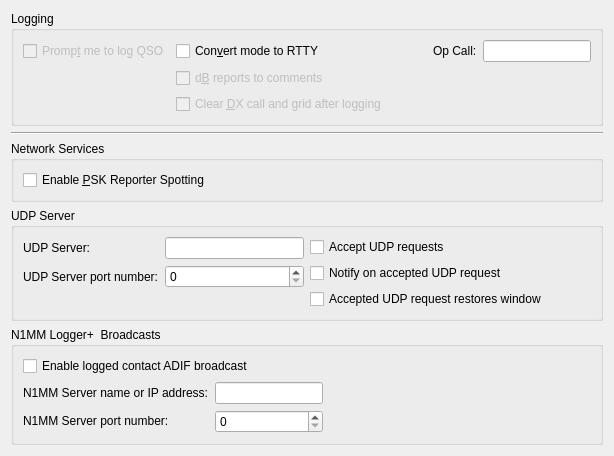
     <widget class="QWidget" name="reporting_tab">
      <attribute name="title">
       <string>Reportin&amp;g</string>
      </attribute>
      <attribute name="toolTip">
       <string>Reporting and logging settings</string>
      </attribute>
      <layout class="QVBoxLayout" name="verticalLayout_5">
       <item>
        <widget class="QGroupBox" name="logging_group_box">
         <property name="title">
          <string>Logging</string>
         </property>
         <layout class="QVBoxLayout" name="verticalLayout_7">
          <item>
           <layout class="QGridLayout" name="gridLayout_14">
            <item row="0" column="3">
             <widget class="QLabel" name="label_13">
              <property name="text">
               <string>Op Call:</string>
              </property>
             </widget>
            </item>
            <item row="0" column="0">
             <widget class="QCheckBox" name="prompt_to_log_check_box">
              <property name="enabled">
               <bool>false</bool>
              </property>
              <property name="visible">
               <bool>false</bool>
              </property>
              <property name="toolTip">
               <string>The program will pop up a partially completed Log QSO dialog when you send a 73 or free text message.</string>
              </property>
              <property name="text">
               <string>Promp&amp;t me to log QSO</string>
              </property>
             </widget>
            </item>
            <item row="2" column="1">
             <widget class="QCheckBox" name="clear_DX_check_box">
              <property name="enabled">
               <bool>false</bool>
              </property>
              <property name="visible">
               <bool>false</bool>
              </property>
              <property name="toolTip">
               <string>Check this option to force the clearing of the DX Call
and DX Grid fields when a 73 or free text message is sent.</string>
              </property>
              <property name="text">
               <string>Clear &amp;DX call and grid after logging</string>
              </property>
             </widget>
            </item>
            <item row="0" column="4">
             <widget class="QLineEdit" name="opCallEntry">
              <property name="toolTip">
               <string>&lt;html&gt;&lt;head/&gt;&lt;body&gt;&lt;p&gt;The callsign of the operator, if different from the station callsign.&lt;/p&gt;&lt;/body&gt;&lt;/html&gt;</string>
              </property>
             </widget>
            </item>
            <item row="0" column="1">
             <widget class="QCheckBox" name="log_as_RTTY_check_box">
              <property name="toolTip">
               <string>Some logging programs will not accept JT-65 or JT9 as a recognized mode.</string>
              </property>
              <property name="text">
               <string>Con&amp;vert mode to RTTY</string>
              </property>
             </widget>
            </item>
            <item row="1" column="1">
             <widget class="QCheckBox" name="report_in_comments_check_box">
              <property name="enabled">
               <bool>false</bool>
              </property>
              <property name="visible">
               <bool>false</bool>
              </property>
              <property name="toolTip">
               <string>Some logging programs will not accept the type of reports
saved by this program.
Check this option to save the sent and received reports in the
comments field.</string>
              </property>
              <property name="text">
               <string>d&amp;B reports to comments</string>
              </property>
             </widget>
            </item>
            <item row="0" column="2">
             <spacer name="horizontalSpacer">
              <property name="orientation">
               <enum>Qt::Horizontal</enum>
              </property>
              <property name="sizeHint" stdset="0">
               <size>
                <width>40</width>
                <height>20</height>
               </size>
              </property>
             </spacer>
            </item>
           </layout>
          </item>
         </layout>
        </widget>
       </item>
       <item>
        <widget class="Line" name="line_8">
         <property name="orientation">
          <enum>Qt::Horizontal</enum>
         </property>
        </widget>
       </item>
       <item>
        <widget class="QGroupBox" name="network_group_box">
         <property name="title">
          <string>Network Services</string>
         </property>
         <layout class="QGridLayout" name="gridLayout_17">
          <item row="0" column="0">
           <widget class="QCheckBox" name="psk_reporter_check_box">
            <property name="toolTip">
             <string>The program can send your station details and all
decoded signals as spots to the http://pskreporter.info web site.
This is used for reverse beacon analysis which is very useful
for assessing propagation and system performance.</string>
            </property>
            <property name="text">
             <string>Enable &amp;PSK Reporter Spotting</string>
            </property>
           </widget>
          </item>
         </layout>
        </widget>
       </item>
       <item>
        <widget class="QGroupBox" name="groupBox_4">
         <property name="title">
          <string>UDP Server</string>
         </property>
         <layout class="QGridLayout" name="gridLayout_16">
          <item row="0" column="0">
           <layout class="QFormLayout" name="formLayout_6">
            <property name="fieldGrowthPolicy">
             <enum>QFormLayout::AllNonFixedFieldsGrow</enum>
            </property>
            <item row="0" column="0">
             <widget class="QLabel" name="udp_server_label">
              <property name="text">
               <string>UDP Server:</string>
              </property>
              <property name="buddy">
               <cstring>udp_server_line_edit</cstring>
              </property>
             </widget>
            </item>
            <item row="0" column="1">
             <widget class="QLineEdit" name="udp_server_line_edit">
              <property name="sizePolicy">
               <sizepolicy hsizetype="Preferred" vsizetype="Fixed">
                <horstretch>0</horstretch>
                <verstretch>0</verstretch>
               </sizepolicy>
              </property>
              <property name="toolTip">
               <string>&lt;html&gt;&lt;head/&gt;&lt;body&gt;&lt;p&gt;Optional hostname of network service to receive decodes.&lt;/p&gt;&lt;p&gt;Formats:&lt;/p&gt;&lt;ul style=&quot;margin-top: 0px; margin-bottom: 0px; margin-left: 0px; margin-right: 0px; -qt-list-indent: 1;&quot;&gt;&lt;li style=&quot; margin-top:12px; margin-bottom:0px; margin-left:0px; margin-right:0px; -qt-block-indent:0; text-indent:0px;&quot;&gt;hostname&lt;/li&gt;&lt;li style=&quot; margin-top:0px; margin-bottom:0px; margin-left:0px; margin-right:0px; -qt-block-indent:0; text-indent:0px;&quot;&gt;IPv4 address&lt;/li&gt;&lt;li style=&quot; margin-top:0px; margin-bottom:0px; margin-left:0px; margin-right:0px; -qt-block-indent:0; text-indent:0px;&quot;&gt;IPv6 address&lt;/li&gt;&lt;li style=&quot; margin-top:0px; margin-bottom:0px; margin-left:0px; margin-right:0px; -qt-block-indent:0; text-indent:0px;&quot;&gt;IPv4 multicast group address&lt;/li&gt;&lt;li style=&quot; margin-top:0px; margin-bottom:0px; margin-left:0px; margin-right:0px; -qt-block-indent:0; text-indent:0px;&quot;&gt;IPv6 multicast group address&lt;/li&gt;&lt;/ul&gt;&lt;p&gt;Clearing this field will disable the broadcasting of UDP status updates.&lt;/p&gt;&lt;/body&gt;&lt;/html&gt;</string>
              </property>
              <property name="inputMethodHints">
               <set>Qt::ImhDigitsOnly</set>
              </property>
             </widget>
            </item>
            <item row="1" column="0">
             <widget class="QLabel" name="label_6">
              <property name="text">
               <string>UDP Server port number:</string>
              </property>
              <property name="buddy">
               <cstring>udp_server_port_spin_box</cstring>
              </property>
             </widget>
            </item>
            <item row="1" column="1">
             <widget class="QSpinBox" name="udp_server_port_spin_box">
              <property name="toolTip">
               <string>&lt;html&gt;&lt;head/&gt;&lt;body&gt;&lt;p&gt;Enter the service port number of the UDP server that WSJT-X should send updates to. If this is zero no updates will be broadcast.&lt;/p&gt;&lt;/body&gt;&lt;/html&gt;</string>
              </property>
              <property name="minimum">
               <number>0</number>
              </property>
              <property name="maximum">
               <number>65534</number>
              </property>
             </widget>
            </item>
           </layout>
          </item>
          <item row="0" column="1">
           <layout class="QVBoxLayout" name="verticalLayout_11">
            <item>
             <widget class="QCheckBox" name="accept_udp_requests_check_box">
              <property name="toolTip">
               <string>&lt;html&gt;&lt;head/&gt;&lt;body&gt;&lt;p&gt;With this enabled WSJT-X will accept certain requests back from a UDP server that receives decode messages.&lt;/p&gt;&lt;/body&gt;&lt;/html&gt;</string>
              </property>
              <property name="text">
               <string>Accept UDP requests</string>
              </property>
             </widget>
            </item>
            <item>
             <widget class="QCheckBox" name="udpWindowToFront">
              <property name="toolTip">
               <string>&lt;html&gt;&lt;head/&gt;&lt;body&gt;&lt;p&gt;Indicate acceptance of an incoming UDP request. The effect of this option varies depending on the operating system and window manager, its intent is to notify the acceptance of an incoming UDP request even if this application is minimized or hidden.&lt;/p&gt;&lt;/body&gt;&lt;/html&gt;</string>
              </property>
              <property name="text">
               <string>Notify on accepted UDP request</string>
              </property>
             </widget>
            </item>
            <item>
             <widget class="QCheckBox" name="udpWindowRestore">
              <property name="toolTip">
               <string>&lt;html&gt;&lt;head/&gt;&lt;body&gt;&lt;p&gt;Restore the window from minimized if an UDP request is accepted.&lt;/p&gt;&lt;/body&gt;&lt;/html&gt;</string>
              </property>
              <property name="text">
               <string>Accepted UDP request restores window</string>
              </property>
             </widget>
            </item>
           </layout>
          </item>
         </layout>
        </widget>
       </item>
       <item>
        <widget class="QGroupBox" name="n1mm_group_box">
         <property name="title">
          <string>N1MM Logger+  Broadcasts</string>
         </property>
         <layout class="QFormLayout" name="formLayout_15">
          <property name="fieldGrowthPolicy">
           <enum>QFormLayout::AllNonFixedFieldsGrow</enum>
          </property>
          <item row="0" column="0">
           <widget class="QCheckBox" name="enable_n1mm_broadcast_check_box">
            <property name="toolTip">
             <string>&lt;html&gt;&lt;head/&gt;&lt;body&gt;&lt;p&gt;When checked, WSJT-X will broadcast a logged contact in ADIF format to the configured hostname and port. &lt;/p&gt;&lt;/body&gt;&lt;/html&gt;</string>
            </property>
            <property name="text">
             <string>Enable logged contact ADIF broadcast</string>
            </property>
           </widget>
          </item>
          <item row="1" column="0">
           <layout class="QFormLayout" name="formLayout_20">
            <item row="0" column="0">
             <widget class="QLabel" name="n1mm_server_name_label">
              <property name="text">
               <string>&lt;html&gt;&lt;head/&gt;&lt;body&gt;&lt;p&gt;N1MM Server name or IP address:&lt;/p&gt;&lt;/body&gt;&lt;/html&gt;</string>
              </property>
             </widget>
            </item>
            <item row="0" column="1">
             <widget class="QLineEdit" name="n1mm_server_name_line_edit">
              <property name="toolTip">
               <string>&lt;html&gt;&lt;head/&gt;&lt;body&gt;&lt;p&gt;Optional host name of N1MM Logger+ program to receive ADIF UDP broadcasts. This is usually 'localhost' or ip address 127.0.0.1&lt;/p&gt;&lt;p&gt;Formats:&lt;/p&gt;&lt;ul style=&quot;margin-top: 0px; margin-bottom: 0px; margin-left: 0px; margin-right: 0px; -qt-list-indent: 1;&quot;&gt;&lt;li style=&quot; margin-top:12px; margin-bottom:0px; margin-left:0px; margin-right:0px; -qt-block-indent:0; text-indent:0px;&quot;&gt;hostname&lt;/li&gt;&lt;li style=&quot; margin-top:0px; margin-bottom:0px; margin-left:0px; margin-right:0px; -qt-block-indent:0; text-indent:0px;&quot;&gt;IPv4 address&lt;/li&gt;&lt;li style=&quot; margin-top:0px; margin-bottom:0px; margin-left:0px; margin-right:0px; -qt-block-indent:0; text-indent:0px;&quot;&gt;IPv6 address&lt;/li&gt;&lt;li style=&quot; margin-top:0px; margin-bottom:0px; margin-left:0px; margin-right:0px; -qt-block-indent:0; text-indent:0px;&quot;&gt;IPv4 multicast group address&lt;/li&gt;&lt;li style=&quot; margin-top:0px; margin-bottom:0px; margin-left:0px; margin-right:0px; -qt-block-indent:0; text-indent:0px;&quot;&gt;IPv6 multicast group address&lt;/li&gt;&lt;/ul&gt;&lt;p&gt;Clearing this field will disable broadcasting of ADIF information via UDP.&lt;/p&gt;&lt;/body&gt;&lt;/html&gt;</string>
              </property>
             </widget>
            </item>
            <item row="1" column="0">
             <widget class="QLabel" name="n1mm_server_port_label">
              <property name="text">
               <string>&lt;html&gt;&lt;head/&gt;&lt;body&gt;&lt;p&gt;N1MM Server port number:&lt;/p&gt;&lt;/body&gt;&lt;/html&gt;</string>
              </property>
             </widget>
            </item>
            <item row="1" column="1">
             <widget class="QSpinBox" name="n1mm_server_port_spin_box">
              <property name="toolTip">
               <string>&lt;html&gt;&lt;head/&gt;&lt;body&gt;&lt;p&gt;Enter the port number that WSJT-X should use for UDP broadcasts of ADIF log information. For N1MM Logger+, this value should be 2333. If this is zero,  no updates will be broadcast.&lt;/p&gt;&lt;/body&gt;&lt;/html&gt;</string>
              </property>
             </widget>
            </item>
           </layout>
          </item>
         </layout>
        </widget>
       </item>
       <item>
        <spacer name="verticalSpacer_4">
         <property name="orientation">
          <enum>Qt::Vertical</enum>
         </property>
         <property name="sizeHint" stdset="0">
          <size>
           <width>0</width>
           <height>0</height>
          </size>
         </property>
        </spacer>
       </item>
      </layout>
     </widget>
